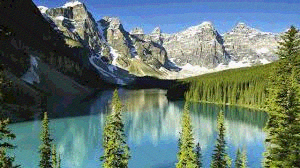
#> input picture banana.png, 300 x 168 px
$ python makestego.py
#> lines starting #> are read from the running program, lines starting #| are printed output that depends on the picture
#!/usr/bin/env python3
from PIL import Image
import os
file=input("Filename: ")
#> the answer given: banana.png
image=Image.open(file)
#> image is the input picture: PIL image 300x168 RGB; mean R, G, B 99.2, 119.5, 112.7
cord=image.load()
##The text you want to embed in the image
cleartext="testing"
pointer=0
#Copy the image, and load its pixels
img2=image
pixelsNew=img2.load()

#Modify a specific range of pixels in the image, and then save.
for y in range(16):
        for x in range(299):
                red, green, blue = cord[x,y];
                char = ord(cleartext[pointer])
                high = char>>4
                low = char & 0xf
                pointer+=1
                newgreen = ((green>>4) * 16) | low
                newblue = ((green>>4)*16) | high
                cord[x,y] = (red, newgreen,newblue)
                red, green, blue = cord[x,y]
                pixelsNew[x,y] = (red,newgreen,newblue)
                cleartext+=chr(int((blue & 15) * 16 | green & 15))
#> after the loop, pointer = 4784
#Save file
file="stego_" + file
stego_path=os.path.join("stego",file)
img2.save(stego_path,"PNG")
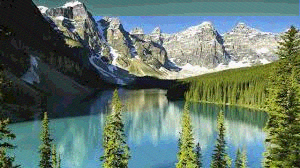
#> saved as stego_banana.png: PIL image 300x168 RGB; mean R, G, B 99.2, 119.5, 107.6
